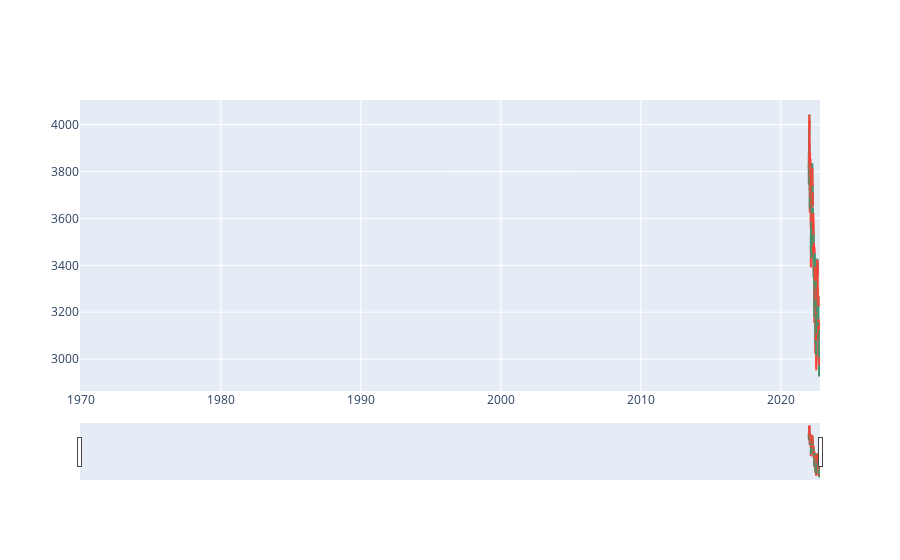

The code cell stored with this chart in its notebook:
### Code cell
s = 0
e = 200
dfpl = df[s:e]
import plotly.graph_objects as go
from datetime import datetime
import matplotlib.pyplot as plt

fig = go.Figure(data=[go.Candlestick(x=dfpl.index,
                open=dfpl['Open'],
                high=dfpl['High'],
                low=dfpl['Low'],
                close=dfpl['Close'])])

c=0
while (1):
    if(c>len(sr)-1 ):#or sr[c][0]>e
        break
    fig.add_shape(type='line', x0=s, y0=sr[c][1],
                  x1=e,
                  y1=sr[c][1]
                  )#x0=sr[c][0]-5 x1=sr[c][0]+5
    c+=1
fig.show()

### Figure 1 — Plotly figure (JSON) as saved in the notebook; plotly's stock layout.template omitted (floating-point values rounded to 4 significant figures; data arrays with more than 128 entries replaced by an {"elided": "..."} marker saying what was removed)
{"data": [{"close": {"elided": "200 float values"}, "high": {"elided": "200 float values"}, "low": {"elided": "200 float values"}, "open": {"elided": "200 float values"}, "type": "candlestick", "x": {"elided": "200 str values"}}], "layout": {"shapes": [{"type": "line", "x0": 0, "x1": 200, "y0": 3625.0, "y1": 3625.0}, {"type": "line", "x0": 0, "x1": 200, "y0": 3721, "y1": 3721}, {"type": "line", "x0": 0, "x1": 200, "y0": 3854.0, "y1": 3854.0}, {"type": "line", "x0": 0, "x1": 200, "y0": 3579.0, "y1": 3579.0}, {"type": "line", "x0": 0, "x1": 200, "y0": 3836.0, "y1": 3836.0}, {"type": "line", "x0": 0, "x1": 200, "y0": 3477.0, "y1": 3477.0}, {"type": "line", "x0": 0, "x1": 200, "y0": 2953, "y1": 2953}, {"type": "line", "x0": 0, "x1": 200, "y0": 3197, "y1": 3197}, {"type": "line", "x0": 0, "x1": 200, "y0": 3429.0, "y1": 3429.0}, {"type": "line", "x0": 0, "x1": 200, "y0": 3102, "y1": 3102}, {"type": "line", "x0": 0, "x1": 200, "y0": 3270.0, "y1": 3270.0}, {"type": "line", "x0": 0, "x1": 200, "y0": 2926.0, "y1": 2926.0}]}}
